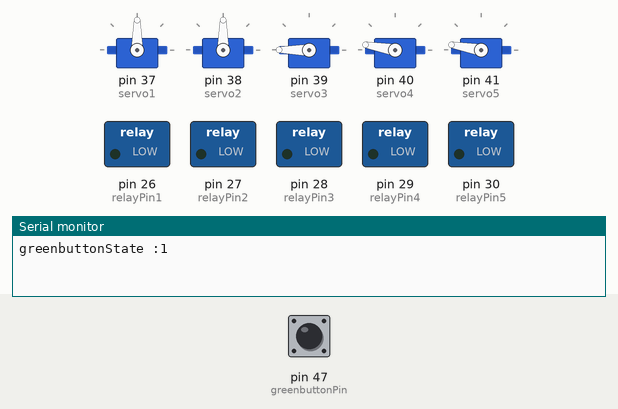
This sketch was run on a simulated Arduino Mega 2560, built with avr-gcc and run on an emulated ATmega2560. Shown: 5 × servo, switched loads named in the sketch (green lamp = pin HIGH), the last lines printed to the serial monitor. Inputs (shaded band) come from the test bench; at power-on: pin 47 (greenbuttonPin) HIGH.

Above: at 0.05 s.
At 8.45 s:
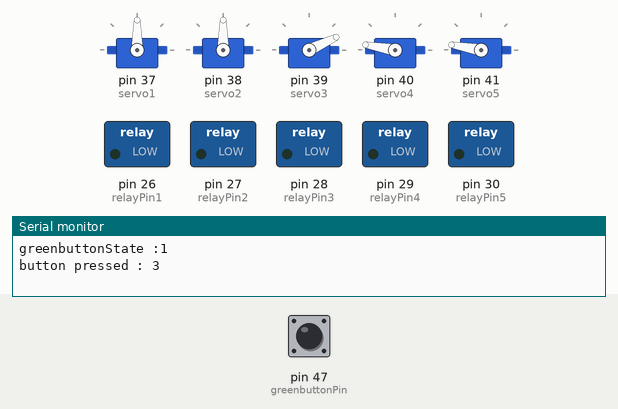
At 20.65 s:
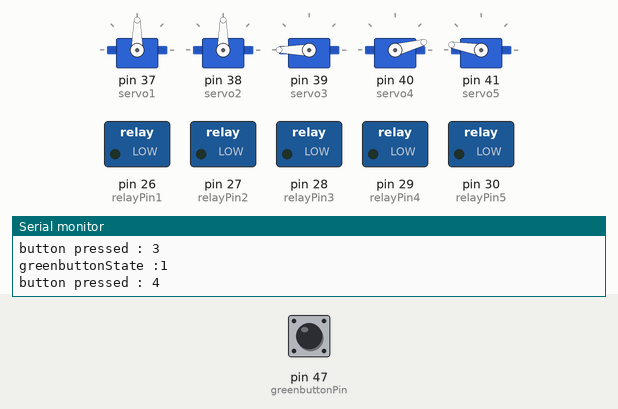
At 41.45 s:
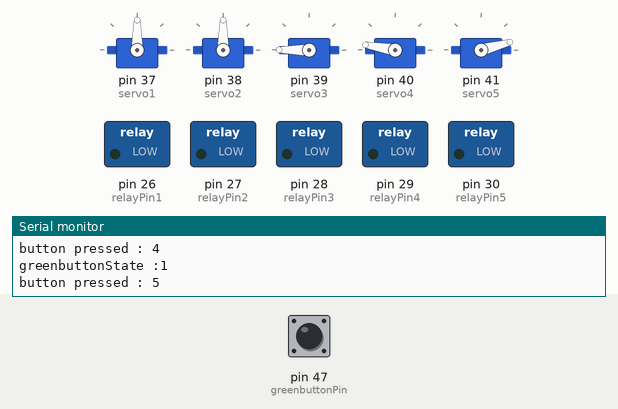
Timing chart, 0 to 64.4 s (numbered marks = the images above):
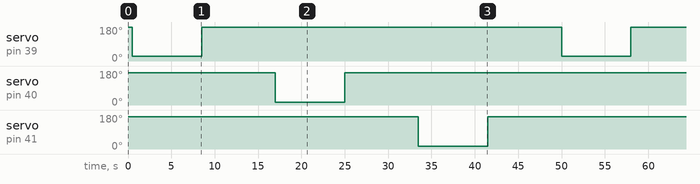

Measured:
- by itself, servo on pin 39 (servo3): alternates 180° for 41.5 s and 25° for 8.0 s
- by itself, servo on pin 40 (servo4), servo on pin 41 (servo5): alternates 170° for 41.5 s and 15° for 8.0 s

The sketch:

demo_megagenial.ino
```cpp
#include <Servo.h>

//SERVO
int pos = 0;
Servo servo1;
Servo servo2;
Servo servo3;
Servo servo4;
Servo servo5;


//BUTTON
const int greenbuttonPin = 47;  // the number of the pushbutton pin
int index = 3;
int greenbuttonState = HIGH;

const int redbuttonPin = 46;  // the number of the pushbutton pin
int redbuttonState = 0;

//RELAYS
int relayPin1 = 26;
int relayPin2 = 27;
int relayPin3 = 28;
int relayPin4 = 29;
int relayPin5 = 30;


void setup() {
  // put your setup code here, to run once:
  Serial.begin(9600);

  servo1.attach(37); //pin
  servo2.attach(38); //pin
  servo3.attach(39); //pin
  servo4.attach(40); //pin
  servo5.attach(41); //pin

  servo3.write(195);
  servo4.write(170);
  servo5.write(170);

  pinMode(greenbuttonPin, INPUT_PULLUP);
  //pinMode(redbuttonPin, INPUT_PULLUP);

  pinMode(relayPin1, OUTPUT);
  pinMode(relayPin2, OUTPUT);
  pinMode(relayPin3, OUTPUT);
  pinMode(relayPin4, OUTPUT);
  pinMode(relayPin5, OUTPUT);


}

void loop() {
  // put your main code here, to run repeatedly:

  greenbuttonState = HIGH;
  greenbuttonState = digitalRead(greenbuttonPin);

  Serial.print("greenbuttonState :");
  Serial.println(greenbuttonState);

  delay(500);


  //Currently continuously loops, avoided using the button during the demo
  if (true) {

    Serial.print("button pressed : ");
    Serial.println(index);

    switch(index){

      case 3:
      servo3.write(25); //different positions per scoop depending on how they were installed
      delay(8000);
      servo3.write(195);
      delay(8000);
      //vibrate();
      break;

      case 4:
      servo4.write(15);
      delay(8000);
      servo4.write(170);
      delay(8000);
      //vibrate();
      break;

      case 5:
      servo5.write(15);
      delay(8000);
      servo5.write(170);
      delay(8000);
      //vibrate();
      break;

      default:
      break;

    }

    index = index + 1;


    if(index > 5){
      index = 3;
    }
  }


}

void vibrate(){

  digitalWrite(relayPin1, HIGH);
  digitalWrite(relayPin2, HIGH);
  digitalWrite(relayPin3, HIGH);
  digitalWrite(relayPin4, HIGH);
  digitalWrite(relayPin5, HIGH);

  delay(5000);

  digitalWrite(relayPin1, LOW);
  digitalWrite(relayPin2, LOW);
  digitalWrite(relayPin3, LOW);
  digitalWrite(relayPin4, LOW);
  digitalWrite(relayPin5, LOW);

}

void move(int number, int pos){
  switch(number){
    case 1:
      servo1.write(pos);
      delay(2000);
      digitalWrite(relayPin1, HIGH);
      delay(5000);
      digitalWrite(relayPin1,LOW);
      break;

    case 2:
      servo2.write(pos);
      delay(2000);
      digitalWrite(relayPin2, HIGH);
      delay(5000);
      digitalWrite(relayPin2,LOW);
      break;

    case 3:
      servo3.write(pos);
      delay(2000);
      digitalWrite(relayPin3, HIGH);
      delay(5000);
      digitalWrite(relayPin3,LOW);
      break;

    case 4:
      servo4.write(pos);
      delay(2000);
      digitalWrite(relayPin4, HIGH);
      delay(5000);
      digitalWrite(relayPin4,LOW);
      break;

    case 5:
      servo5.write(pos);
      delay(2000);
      digitalWrite(relayPin5, HIGH);
      delay(5000);
      digitalWrite(relayPin5,LOW);
      break;

    default:
      break;
    }
}
```
